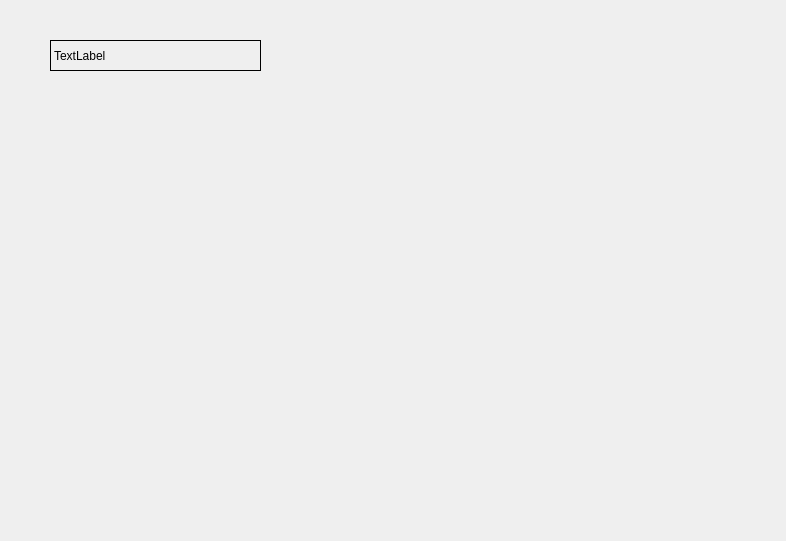
<?xml version="1.0" encoding="UTF-8"?>
<ui version="4.0">
 <class>TestWidget</class>
 <widget class="QWidget" name="TestWidget">
  <property name="geometry">
   <rect>
    <x>0</x>
    <y>0</y>
    <width>786</width>
    <height>541</height>
   </rect>
  </property>
  <property name="windowTitle">
   <string>Form</string>
  </property>
  <widget class="MyLabelWidget" name="label">
   <property name="geometry">
    <rect>
     <x>50</x>
     <y>40</y>
     <width>211</width>
     <height>31</height>
    </rect>
   </property>
   <property name="frameShape">
    <enum>QFrame::Box</enum>
   </property>
   <property name="text">
    <string>TextLabel</string>
   </property>
  </widget>
 </widget>
 <customwidgets>
  <customwidget>
   <class>MyLabelWidget</class>
   <extends>QLabel</extends>
   <header>mylabelwidget.h</header>
  </customwidget>
 </customwidgets>
 <resources/>
 <connections/>
</ui>
